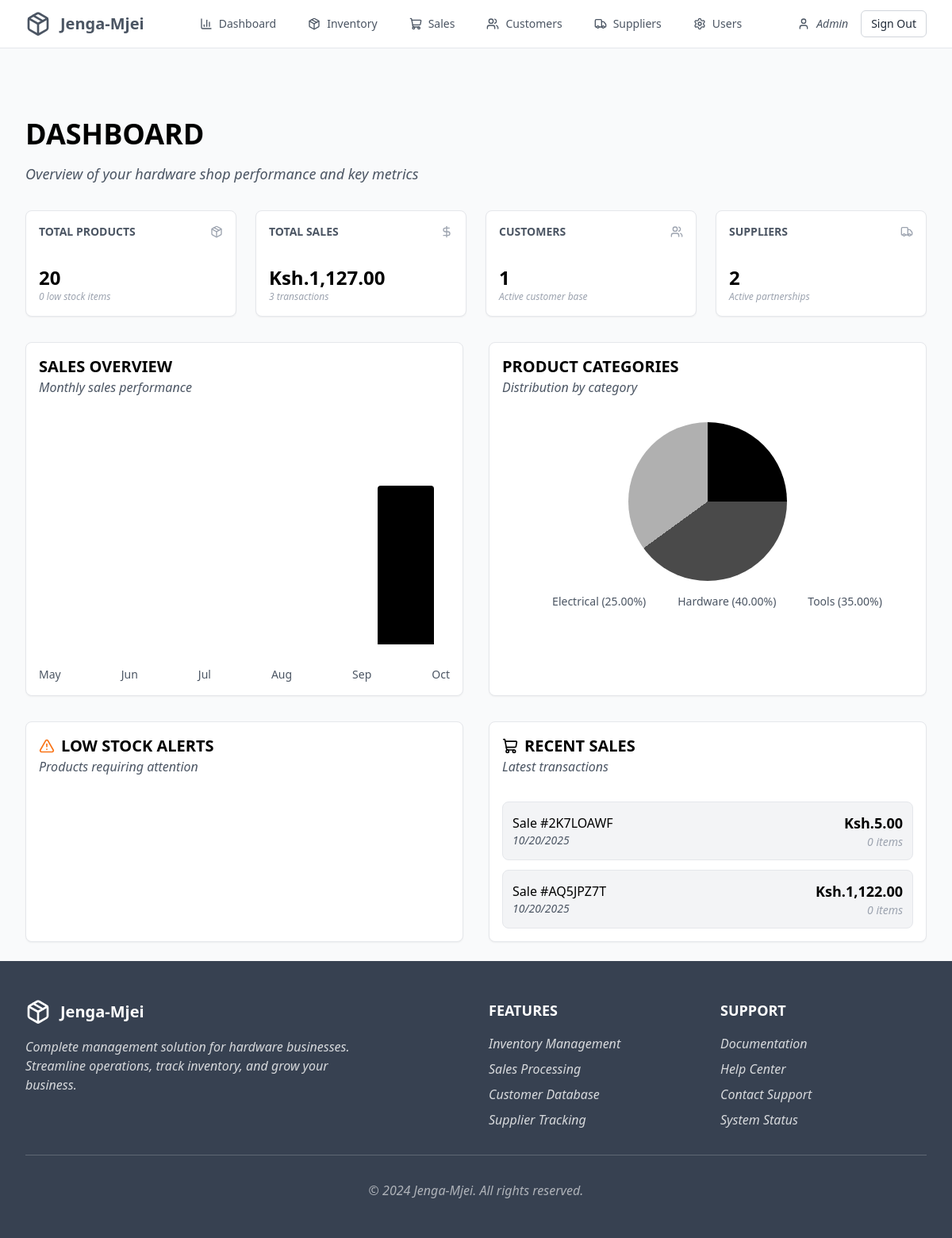
The app's page /dashboard.php (signed in) with its own data.
### tables this page shows
CREATE TABLE `sales` (
  `sale_id` varchar(10) NOT NULL,
  `sale_date` date NOT NULL,
  `total_amount` decimal(10,2) NOT NULL,
  `item_count` int(11) NOT NULL,
  `created_at` timestamp NOT NULL DEFAULT current_timestamp(),
  `customer_name` varchar(255) NOT NULL DEFAULT 'Walk-in Customer',
  `payment_method` varchar(50) NOT NULL DEFAULT 'cash',
  `status` varchar(50) NOT NULL DEFAULT 'completed',
  `cashier_id` int(11) DEFAULT NULL,
  `discount` decimal(10,2) DEFAULT 0.00,
  `tax_amount` decimal(10,2) DEFAULT 0.00,
  `invoice_number` varchar(50) DEFAULT NULL
);

### dashboard.php (the view, shortened to what this page needs)
<!DOCTYPE html>
<html lang="en">
<head>
  <script src="https://cdn.tailwindcss.com"></script>
</head>
<body class="bg-gray-50 text-gray-800">
  <?php include 'header.php'; ?>
  <div class="max-w-7xl mx-auto px-4 sm:px-6 lg:px-8 py-6">
    <div class="mb-8">
      <h1 class="text-3xl sm:text-4xl font-bold text-black mb-4">DASHBOARD</h1>
      <p class="text-base sm:text-lg text-gray-600 italic">
        Overview of your hardware shop performance and key metrics
      </p>
    </div>
    <div class="grid grid-cols-1 sm:grid-cols-2 lg:grid-cols-4 gap-6 mb-8 key-metrics">
      <?php
      $stmt = $pdo->query("SELECT COUNT(*) as total, SUM(CASE WHEN stock < min_stock THEN 1 ELSE 0 END) as low_stock FROM products");
      $productData = $stmt->fetch(PDO::FETCH_ASSOC);
      ?>
      <div class="bg-white border border-gray-200 rounded-lg shadow-sm hover:shadow-md transition-shadow">
        <div class="flex flex-row items-center justify-between p-4 space-y-0">
          <h3 class="text-sm font-bold text-gray-600">TOTAL PRODUCTS</h3>
          <i data-lucide="package" class="h-4 w-4 text-gray-400"></i>
        </div>
        <div class="p-4">
          <div class="text-2xl font-bold text-black"><?php echo $productData['total']; ?></div>
          <p class="text-xs text-gray-400 italic"><?php echo $productData['low_stock']; ?> low stock items</p>
        </div>
      </div>
      <?php
      $stmt = $pdo->query("SELECT SUM(total_amount) as total_sales, COUNT(*) as transactions FROM sales");
      $salesData = $stmt->fetch(PDO::FETCH_ASSOC);
      ?>
      <div class="bg-white border border-gray-200 rounded-lg shadow-sm hover:shadow-md transition-shadow">
        <div class="flex flex-row items-center justify-between p-4 space-y-0">
          <h3 class="text-sm font-bold text-gray-600">TOTAL SALES</h3>
          <i data-lucide="dollar-sign" class="h-4 w-4 text-gray-400"></i>
        </div>
        <div class="p-4">
          <div class="text-2xl font-bold text-black">Ksh.<?php echo number_format($salesData['total_sales'], 2); ?></div>
          <p class="text-xs text-gray-400 italic"><?php echo $salesData['transactions']; ?> transactions</p>
        </div>
      </div>
      <?php
      $stmt = $pdo->query("SELECT COUNT(*) as total_customers FROM customers WHERE status = 'active'");
      $customerData = $stmt->fetch(PDO::FETCH_ASSOC);
      ?>
      <div class="bg-white border border-gray-200 rounded-lg shadow-sm hover:shadow-md transition-shadow">
        <div class="flex flex-row items-center justify-between p-4 space-y-0">
          <h3 class="text-sm font-bold text-gray-600">CUSTOMERS</h3>
          <i data-lucide="users" class="h-4 w-4 text-gray-400"></i>
        </div>
        <div class="p-4">
          <div class="text-2xl font-bold text-black"><?php echo $customerData['total_customers']; ?></div>
          <p class="text-xs text-gray-400 italic">Active customer base</p>
        </div>
      </div>
      <?php
      $stmt = $pdo->query("SELECT COUNT(*) as total_suppliers FROM suppliers WHERE status = 'active'");
      $supplierData = $stmt->fetch(PDO::FETCH_ASSOC);
      ?>
      <div class="bg-white border border-gray-200 rounded-lg shadow-sm hover:shadow-md transition-shadow">
        <div class="flex flex-row items-center justify-between p-4 space-y-0">
          <h3 class="text-sm font-bold text-gray-600">SUPPLIERS</h3>
          <i data-lucide="truck" class="h-4 w-4 text-gray-400"></i>
        </div>
        <div class="p-4">
          <div class="text-2xl font-bold text-black"><?php echo $supplierData['total_suppliers']; ?></div>
          <p class="text-xs text-gray-400 italic">Active partnerships</p>
        </div>
      </div>
    </div>
    <div class="grid grid-cols-1 lg:grid-cols-2 gap-8 mb-8 charts-section">
      <?php
try {
    $stmt = $pdo->query("SELECT DATE_FORMAT(sale_date, '%b') as month, SUM(total_amount) as total FROM sales GROUP BY DATE_FORMAT(sale_date, '%m-%Y') ORDER BY sale_date DESC LIMIT 6");
    $salesData = $stmt->fetchAll(PDO::FETCH_ASSOC);
    $months = [];
    for ($i = 5; $i >= 0; $i--) {
        $months[] = date('M', strtotime("-$i months", strtotime('2025-10-19')));
    }
    $heights = [];
    foreach ($salesData as $data) {
        $monthIndex = array_search(substr($data['month'], 0, 3), $months);
        if ($monthIndex !== false) {
            $heights[$monthIndex] = min(200, ($data['total'] / 100) * 20);
        }
    }
} catch (PDOException $e) {
    echo "<p class='text-red-500'>Error: " . htmlspecialchars($e->getMessage()) . "</p>";
    $salesData = [];
    $months = ['May', 'Jun', 'Jul', 'Aug', 'Sep', 'Oct'];
    $heights = array_fill(0, 6, 0);
}
?>
<div class="bg-white border border-gray-200 rounded-lg shadow-sm">
  <div class="p-4">
    <h3 class="text-xl font-bold text-black">SALES OVERVIEW</h3>
    <p class="italic text-gray-600">Monthly sales performance</p>
  </div>
  <div class="p-4">
    <div class="bar-chart">
      <?php for ($i = 0; $i < 6; $i++) {
          $height = isset($heights[$i]) ? $heights[$i] : 0;
          echo "<div class='bar' style='height: {$height}px;' data-height='{$height}px'></div>";
      } ?>
    </div>
    <div class="flex justify-between mt-2 text-gray-600 text-sm">
      <?php foreach ($months as $month) echo "<span>$month</span>"; ?>
    </div>
  </div>
</div>
      <?php
      $stmt = $pdo->query("SELECT category, COUNT(*) as count FROM products GROUP BY category");
      $categoryData = $stmt->fetchAll(PDO::FETCH_ASSOC);
      $totalProducts = array_sum(array_column($categoryData, 'count'));
      $colors = ['#000000', '#4A4A4A', '#B0B0B0', '#D1CDC7'];
      $gradient = '';
      $start = 0;
      foreach ($categoryData as $index => $data) {
          $percentage = ($data['count'] / $totalProducts) * 100;
          $end = $start + $percentage;
          $gradient .= "{$colors[$index % 4]} {$start}% {$end}%, ";
          $start = $end;
      }
      $gradient = rtrim($gradient, ', ');
      ?>
      <div class="bg-white border border-gray-200 rounded-lg shadow-sm">
        <div class="p-4">
          <h3 class="text-xl font-bold text-black">PRODUCT CATEGORIES</h3>
          <p class="italic text-gray-600">Distribution by category</p>
        </div>
        <div class="p-4">
          <div class="pie-chart" style="background: conic-gradient(<?php echo $gradient; ?>);"></div>
          <div class="flex flex-wrap justify-center gap-4 mt-4">
            <?php foreach ($categoryData as $index => $data) {
                $percentage = ($data['count'] / $totalProducts) * 100;
                echo "<div class='flex items-center'><span class='w-4 h-4 bg-{$colors[$index % 4]} mr-2'></span><span class='text-sm text-gray-600'>{$data['category']} (" . number_format($percentage, 2) . "%)</span></div>";
            } ?>
          </div>
        </div>
      </div>
    </div>
    <div class="grid grid-cols-1 lg:grid-cols-2 gap-8 alerts-activity">
      <div class="bg-white border border-gray-200 rounded-lg shadow-sm">
        <div class="p-4">
          <h3 class="text-xl font-bold text-black flex items-center">
            <i data-lucide="alert-triangle" class="w-5 h-5 mr-2 text-orange-500"></i>
            LOW STOCK ALERTS
          </h3>
          <p class="italic text-gray-600">Products requiring attention</p>
        </div>
        <div class="p-4 space-y-3">
        </div>
      </div>
      <?php
      $stmt = $pdo->query("SELECT sale_id, sale_date, total_amount, item_count FROM sales ORDER BY sale_date DESC LIMIT 2");
      $sales = $stmt->fetchAll(PDO::FETCH_ASSOC);
      ?>
      <div class="bg-white border border-gray-200 rounded-lg shadow-sm">
        <div class="p-4">
          <h3 class="text-xl font-bold text-black flex items-center">
            <i data-lucide="shopping-cart" class="w-5 h-5 mr-2"></i>
            RECENT SALES
          </h3>
          <p class="italic text-gray-600">Latest transactions</p>
        </div>
        <div class="p-4 space-y-3">
          <?php foreach ($sales as $sale) { ?>
            <div class="flex items-center justify-between p-3 bg-gray-100 border border-gray-200 rounded-lg hover:bg-gray-200 transition-colors">
              <div>
                <p class="font-medium text-black">Sale #<?php echo htmlspecialchars($sale['sale_id']); ?></p>
                <p class="text-sm text-gray-600 italic"><?php echo date('m/d/Y', strtotime($sale['sale_date'])); ?></p>
              </div>
              <div class="text-right">
                <p class="text-lg font-bold text-black">Ksh.<?php echo number_format($sale['total_amount'], 2); ?></p>
                <p class="text-sm text-gray-400 italic"><?php echo $sale['item_count']; ?> items</p>
              </div>
            </div>
          <?php } ?>
        </div>
      </div>
    </div>
  </div>
  <?php include 'footer.php'; ?>
</body>
</html>

### dashboard.php (style rules this page uses)
.bar-chart { display: flex; align-items: flex-end; height: 300px; gap: 10px; padding: 20px; }
.bar { flex: 1; background-color: #000000; border-radius: 4px 4px 0 0; transition: height 0.3s ease; }
.pie-chart { width: 200px; height: 200px; background: conic-gradient( #000000 0% 25%, #4A4A4A 25% 50%, #B0B0B0 50% 75%, #D1CDC7 75% 100% ); border-radius: 50%; margin: auto; }

### records on screen
sales: sale_id "2K7LOAWF", sale_date "10/20/2025", total_amount "5.00", item_count "0"
sales: sale_id "AQ5JPZ7T", sale_date "10/20/2025", total_amount "1,122.00", item_count "0"

### other values on screen
$productData['total'] "20"
$productData['low_stock'] "0"
$salesData['total_sales'] "1,127.00"
$salesData['transactions'] "3"
$customerData['total_customers'] "1"
$supplierData['total_suppliers'] "2"
$month "May"
$month "Jun"
$month "Jul"
$month "Aug"
$month "Sep"
$month "Oct"
$data['category'] "Electrical"
$percentage "25.00"
$data['category'] "Hardware"
